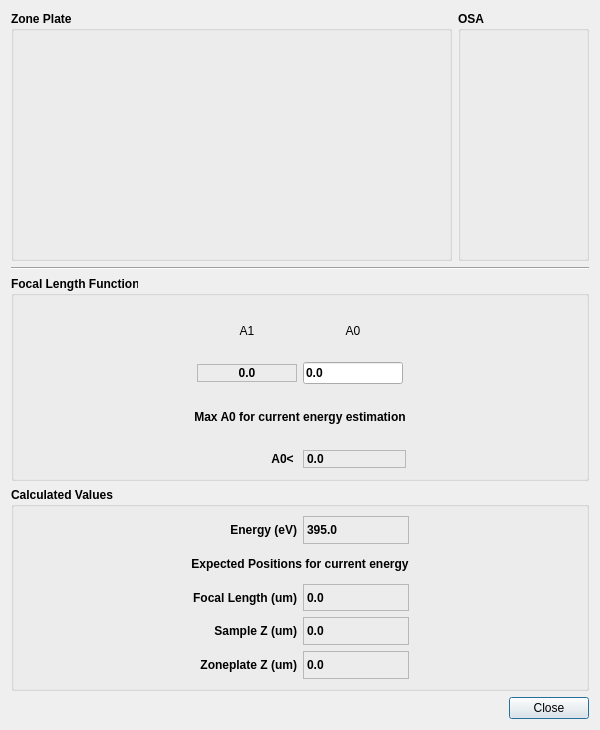
<?xml version="1.0" encoding="UTF-8"?>
<ui version="4.0">
 <class>Dialog</class>
 <widget class="QDialog" name="Dialog">
  <property name="geometry">
   <rect>
    <x>0</x>
    <y>0</y>
    <width>600</width>
    <height>730</height>
   </rect>
  </property>
  <property name="minimumSize">
   <size>
    <width>600</width>
    <height>625</height>
   </size>
  </property>
  <property name="maximumSize">
   <size>
    <width>628</width>
    <height>1100</height>
   </size>
  </property>
  <property name="windowTitle">
   <string>Dialog</string>
  </property>
  <layout class="QVBoxLayout" name="verticalLayout_2">
   <item>
    <layout class="QHBoxLayout" name="horizontalLayout_2">
     <item>
      <widget class="QGroupBox" name="zpGroupBox">
       <property name="minimumSize">
        <size>
         <width>441</width>
         <height>250</height>
        </size>
       </property>
       <property name="font">
        <font>
         <weight>75</weight>
         <bold>true</bold>
        </font>
       </property>
       <property name="title">
        <string>Zone Plate</string>
       </property>
       <layout class="QVBoxLayout" name="verticalLayout_4"/>
      </widget>
     </item>
     <item>
      <widget class="QGroupBox" name="osaGroupBox">
       <property name="minimumSize">
        <size>
         <width>130</width>
         <height>161</height>
        </size>
       </property>
       <property name="font">
        <font>
         <weight>75</weight>
         <bold>true</bold>
        </font>
       </property>
       <property name="title">
        <string>OSA</string>
       </property>
       <layout class="QVBoxLayout" name="verticalLayout_6"/>
      </widget>
     </item>
    </layout>
   </item>
   <item>
    <widget class="Line" name="line">
     <property name="orientation">
      <enum>Qt::Horizontal</enum>
     </property>
    </widget>
   </item>
   <item>
    <widget class="QGroupBox" name="groupBox">
     <property name="font">
      <font>
       <weight>75</weight>
       <bold>true</bold>
      </font>
     </property>
     <property name="title">
      <string>Focal Length Function</string>
     </property>
     <layout class="QVBoxLayout" name="verticalLayout">
      <item>
       <layout class="QGridLayout" name="gridLayout">
        <item row="0" column="1">
         <widget class="QLabel" name="label">
          <property name="minimumSize">
           <size>
            <width>70</width>
            <height>0</height>
           </size>
          </property>
          <property name="font">
           <font>
            <weight>50</weight>
            <bold>false</bold>
           </font>
          </property>
          <property name="text">
           <string>A1</string>
          </property>
          <property name="alignment">
           <set>Qt::AlignCenter</set>
          </property>
         </widget>
        </item>
        <item row="0" column="2">
         <widget class="QLabel" name="label_2">
          <property name="minimumSize">
           <size>
            <width>70</width>
            <height>0</height>
           </size>
          </property>
          <property name="font">
           <font>
            <weight>50</weight>
            <bold>false</bold>
           </font>
          </property>
          <property name="text">
           <string>A0</string>
          </property>
          <property name="alignment">
           <set>Qt::AlignCenter</set>
          </property>
         </widget>
        </item>
        <item row="1" column="0">
         <spacer name="horizontalSpacer">
          <property name="orientation">
           <enum>Qt::Horizontal</enum>
          </property>
          <property name="sizeHint" stdset="0">
           <size>
            <width>40</width>
            <height>20</height>
           </size>
          </property>
         </spacer>
        </item>
        <item row="1" column="1">
         <widget class="QLabel" name="a1FbkLbl">
          <property name="minimumSize">
           <size>
            <width>100</width>
            <height>18</height>
           </size>
          </property>
          <property name="maximumSize">
           <size>
            <width>100</width>
            <height>18</height>
           </size>
          </property>
          <property name="frameShape">
           <enum>QFrame::StyledPanel</enum>
          </property>
          <property name="text">
           <string>0.0</string>
          </property>
          <property name="alignment">
           <set>Qt::AlignCenter</set>
          </property>
         </widget>
        </item>
        <item row="1" column="2">
         <widget class="QLineEdit" name="a0Fld">
          <property name="maximumSize">
           <size>
            <width>100</width>
            <height>16777215</height>
           </size>
          </property>
          <property name="text">
           <string>0.0</string>
          </property>
         </widget>
        </item>
        <item row="1" column="3">
         <spacer name="horizontalSpacer_2">
          <property name="orientation">
           <enum>Qt::Horizontal</enum>
          </property>
          <property name="sizeHint" stdset="0">
           <size>
            <width>40</width>
            <height>20</height>
           </size>
          </property>
         </spacer>
        </item>
       </layout>
      </item>
      <item>
       <layout class="QGridLayout" name="gridLayout_3">
        <item row="0" column="1" colspan="2">
         <widget class="QLabel" name="label_8">
          <property name="font">
           <font>
            <weight>75</weight>
            <bold>true</bold>
           </font>
          </property>
          <property name="text">
           <string>Max A0 for current energy estimation</string>
          </property>
          <property name="alignment">
           <set>Qt::AlignCenter</set>
          </property>
         </widget>
        </item>
        <item row="1" column="1">
         <widget class="QLabel" name="label_9">
          <property name="text">
           <string>A0&lt; </string>
          </property>
          <property name="alignment">
           <set>Qt::AlignRight|Qt::AlignTrailing|Qt::AlignVCenter</set>
          </property>
         </widget>
        </item>
        <item row="1" column="2">
         <widget class="QLabel" name="a0MaxFbkLbl">
          <property name="maximumSize">
           <size>
            <width>16777215</width>
            <height>18</height>
           </size>
          </property>
          <property name="font">
           <font>
            <weight>75</weight>
            <bold>true</bold>
           </font>
          </property>
          <property name="frameShape">
           <enum>QFrame::StyledPanel</enum>
          </property>
          <property name="text">
           <string>0.0</string>
          </property>
         </widget>
        </item>
        <item row="1" column="3">
         <spacer name="horizontalSpacer_3">
          <property name="orientation">
           <enum>Qt::Horizontal</enum>
          </property>
          <property name="sizeHint" stdset="0">
           <size>
            <width>40</width>
            <height>20</height>
           </size>
          </property>
         </spacer>
        </item>
        <item row="1" column="0">
         <spacer name="horizontalSpacer_4">
          <property name="orientation">
           <enum>Qt::Horizontal</enum>
          </property>
          <property name="sizeHint" stdset="0">
           <size>
            <width>40</width>
            <height>20</height>
           </size>
          </property>
         </spacer>
        </item>
       </layout>
      </item>
     </layout>
    </widget>
   </item>
   <item>
    <widget class="QGroupBox" name="groupBox_2">
     <property name="minimumSize">
      <size>
       <width>0</width>
       <height>158</height>
      </size>
     </property>
     <property name="font">
      <font>
       <weight>75</weight>
       <bold>true</bold>
      </font>
     </property>
     <property name="title">
      <string>Calculated Values</string>
     </property>
     <layout class="QHBoxLayout" name="horizontalLayout">
      <item>
       <layout class="QGridLayout" name="gridLayout_2">
        <item row="0" column="1">
         <widget class="QLabel" name="label_3">
          <property name="text">
           <string>Energy (eV)</string>
          </property>
          <property name="alignment">
           <set>Qt::AlignRight|Qt::AlignTrailing|Qt::AlignVCenter</set>
          </property>
         </widget>
        </item>
        <item row="0" column="2">
         <widget class="QLabel" name="evFbkLbl">
          <property name="font">
           <font>
            <weight>75</weight>
            <bold>true</bold>
           </font>
          </property>
          <property name="frameShape">
           <enum>QFrame::StyledPanel</enum>
          </property>
          <property name="text">
           <string>395.0</string>
          </property>
         </widget>
        </item>
        <item row="1" column="1" colspan="2">
         <widget class="QLabel" name="label_4">
          <property name="font">
           <font>
            <weight>75</weight>
            <bold>true</bold>
           </font>
          </property>
          <property name="text">
           <string>Expected Positions for current energy</string>
          </property>
          <property name="alignment">
           <set>Qt::AlignCenter</set>
          </property>
         </widget>
        </item>
        <item row="2" column="1">
         <widget class="QLabel" name="label_5">
          <property name="text">
           <string>Focal Length (um)</string>
          </property>
          <property name="alignment">
           <set>Qt::AlignRight|Qt::AlignTrailing|Qt::AlignVCenter</set>
          </property>
         </widget>
        </item>
        <item row="2" column="2">
         <widget class="QLabel" name="flFbkLbl">
          <property name="font">
           <font>
            <weight>75</weight>
            <bold>true</bold>
           </font>
          </property>
          <property name="frameShape">
           <enum>QFrame::StyledPanel</enum>
          </property>
          <property name="text">
           <string>0.0</string>
          </property>
         </widget>
        </item>
        <item row="3" column="1">
         <widget class="QLabel" name="label_6">
          <property name="text">
           <string>Sample Z (um)</string>
          </property>
          <property name="alignment">
           <set>Qt::AlignRight|Qt::AlignTrailing|Qt::AlignVCenter</set>
          </property>
         </widget>
        </item>
        <item row="3" column="2">
         <widget class="QLabel" name="sampleZFbkLbl">
          <property name="font">
           <font>
            <weight>75</weight>
            <bold>true</bold>
           </font>
          </property>
          <property name="frameShape">
           <enum>QFrame::StyledPanel</enum>
          </property>
          <property name="text">
           <string>0.0</string>
          </property>
         </widget>
        </item>
        <item row="4" column="1">
         <widget class="QLabel" name="label_7">
          <property name="text">
           <string>Zoneplate Z (um)</string>
          </property>
          <property name="alignment">
           <set>Qt::AlignRight|Qt::AlignTrailing|Qt::AlignVCenter</set>
          </property>
         </widget>
        </item>
        <item row="4" column="2">
         <widget class="QLabel" name="zpzFbkLbl">
          <property name="font">
           <font>
            <weight>75</weight>
            <bold>true</bold>
           </font>
          </property>
          <property name="frameShape">
           <enum>QFrame::StyledPanel</enum>
          </property>
          <property name="text">
           <string>0.0</string>
          </property>
         </widget>
        </item>
        <item row="0" column="3">
         <spacer name="horizontalSpacer_5">
          <property name="orientation">
           <enum>Qt::Horizontal</enum>
          </property>
          <property name="sizeHint" stdset="0">
           <size>
            <width>40</width>
            <height>20</height>
           </size>
          </property>
         </spacer>
        </item>
        <item row="0" column="0">
         <spacer name="horizontalSpacer_6">
          <property name="orientation">
           <enum>Qt::Horizontal</enum>
          </property>
          <property name="sizeHint" stdset="0">
           <size>
            <width>40</width>
            <height>20</height>
           </size>
          </property>
         </spacer>
        </item>
       </layout>
      </item>
     </layout>
    </widget>
   </item>
   <item>
    <widget class="QDialogButtonBox" name="buttonBox">
     <property name="focusPolicy">
      <enum>Qt::NoFocus</enum>
     </property>
     <property name="orientation">
      <enum>Qt::Horizontal</enum>
     </property>
     <property name="standardButtons">
      <set>QDialogButtonBox::Close</set>
     </property>
    </widget>
   </item>
  </layout>
 </widget>
 <resources/>
 <connections>
  <connection>
   <sender>buttonBox</sender>
   <signal>accepted()</signal>
   <receiver>Dialog</receiver>
   <slot>accept()</slot>
   <hints>
    <hint type="sourcelabel">
     <x>248</x>
     <y>254</y>
    </hint>
    <hint type="destinationlabel">
     <x>157</x>
     <y>274</y>
    </hint>
   </hints>
  </connection>
  <connection>
   <sender>buttonBox</sender>
   <signal>rejected()</signal>
   <receiver>Dialog</receiver>
   <slot>reject()</slot>
   <hints>
    <hint type="sourcelabel">
     <x>316</x>
     <y>260</y>
    </hint>
    <hint type="destinationlabel">
     <x>286</x>
     <y>274</y>
    </hint>
   </hints>
  </connection>
 </connections>
</ui>
